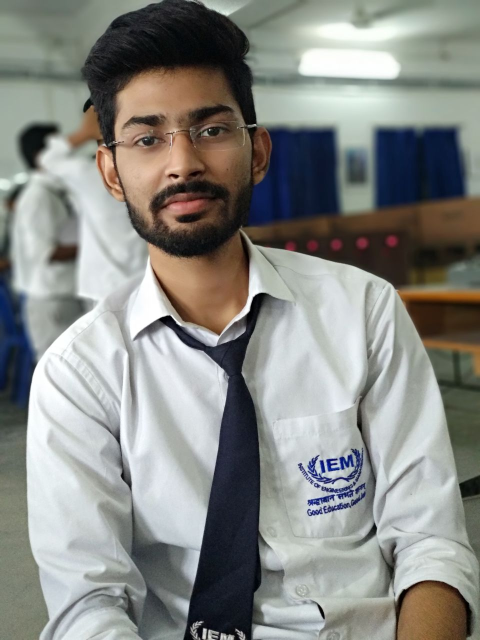
#> input picture testimage.jpg, 960 x 1280 px, found by its file name (shown at 1/2 size)
$ python load_model_image.py
#> lines starting #> are read from the running program, lines starting #| are printed output that depends on the picture
### faceRecognition.py
"""
Created on Sun May 24 12:08:07 2020

@author: abhay
"""
#lbph method-- LOCAL BINARY PIXEL HISTOGRAM
#min pixal value 0 max 255, threshold between 0-255
#threshold is set: to take important feature nd ignore less import feature
import numpy as np        #to in array matrix
import cv2          #to convert pic in pixel form
import os

def faceDetection(test_img):
    gray_img = cv2.cvtColor(test_img,cv2.COLOR_BGR2GRAY)
    #face_haar = cv2.CascadeClassifier(r'C:\Users\abhay\Desktop\FaceRecog\haarcascade_frontalface_alt.xml')
    face_haar = cv2.CascadeClassifier('haarcascade_frontalface_default.xml')
    faces = face_haar.detectMultiScale(gray_img,scaleFactor =1.3,minNeighbors=3)
    return faces,gray_img


# [30 lines left out: functions labels_for_training_data, train_Classifier, not called in this run]

def draw_rect(test_img,face):
    (x,y,w,h) = face
    cv2.rectangle(test_img,(x,y),(x+w,y+h),(0,255,0),thickness=3)

def put_text(test_img,label_name,x,y):
    cv2.putText(test_img,label_name,(x,y),cv2.FONT_HERSHEY_DUPLEX,1,(0,255,0),3)


### load_model_image.py
# -*- coding: utf-8 -*-
"""
Created on Tue Jun  2 12:54:16 2020

@author: abhay
"""

import numpy as np
import cv2
import os

import  faceRecognition as fr
print (fr)

test_img = cv2.imread(r'C:\Users\abhay\Desktop\FaceRecog\testimage.jpg')
#> test_img is the input picture: shape (1280, 960, 3); mean B, G, R 132.9, 136.9, 135.7


faces_detected,gray_img = fr.faceDetection(test_img)
#> in faceDetection, `gray_img = cv2.cvtColor(test_img,cv2.COLOR_BGR2GRAY)`:
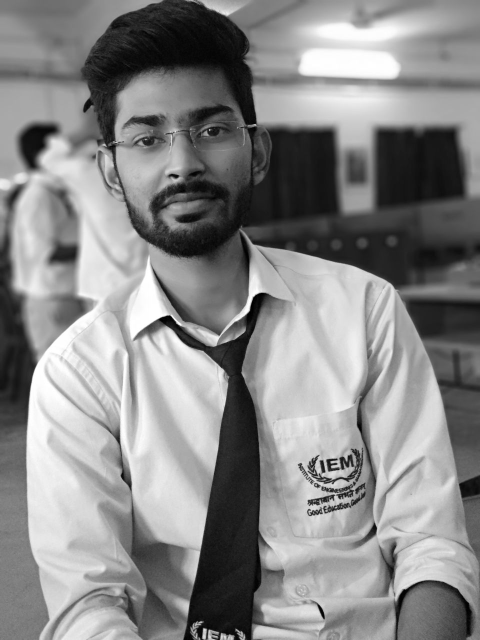
#> gray_img: shape (1280, 960) (shown at 1/2 size); min 0, max 255, mean 136.1
#> in faceDetection, `faces = face_haar.detectMultiScale(gray_img,scaleFactor =1.3,minNeighb..`: faces = [[189, 129, 356, 356]]
#> faces_detected = [[189, 129, 356, 356]]

print("Face Detected: ",faces_detected)
#| Face Detected:  [[189 129 356 356]]

face_recognizer= cv2.face.LBPHFaceRecognizer_create()
#> (the run stopped early here; a loop or call above may not have finished)
